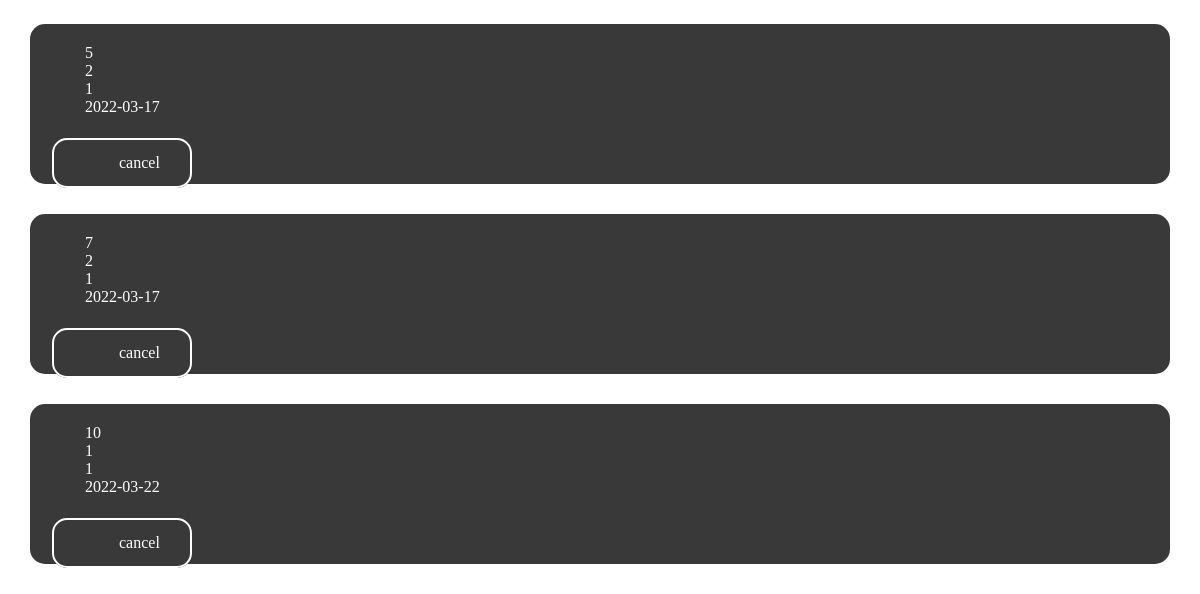
The page /profile (signed in, lower part) on the database as committed earlier.
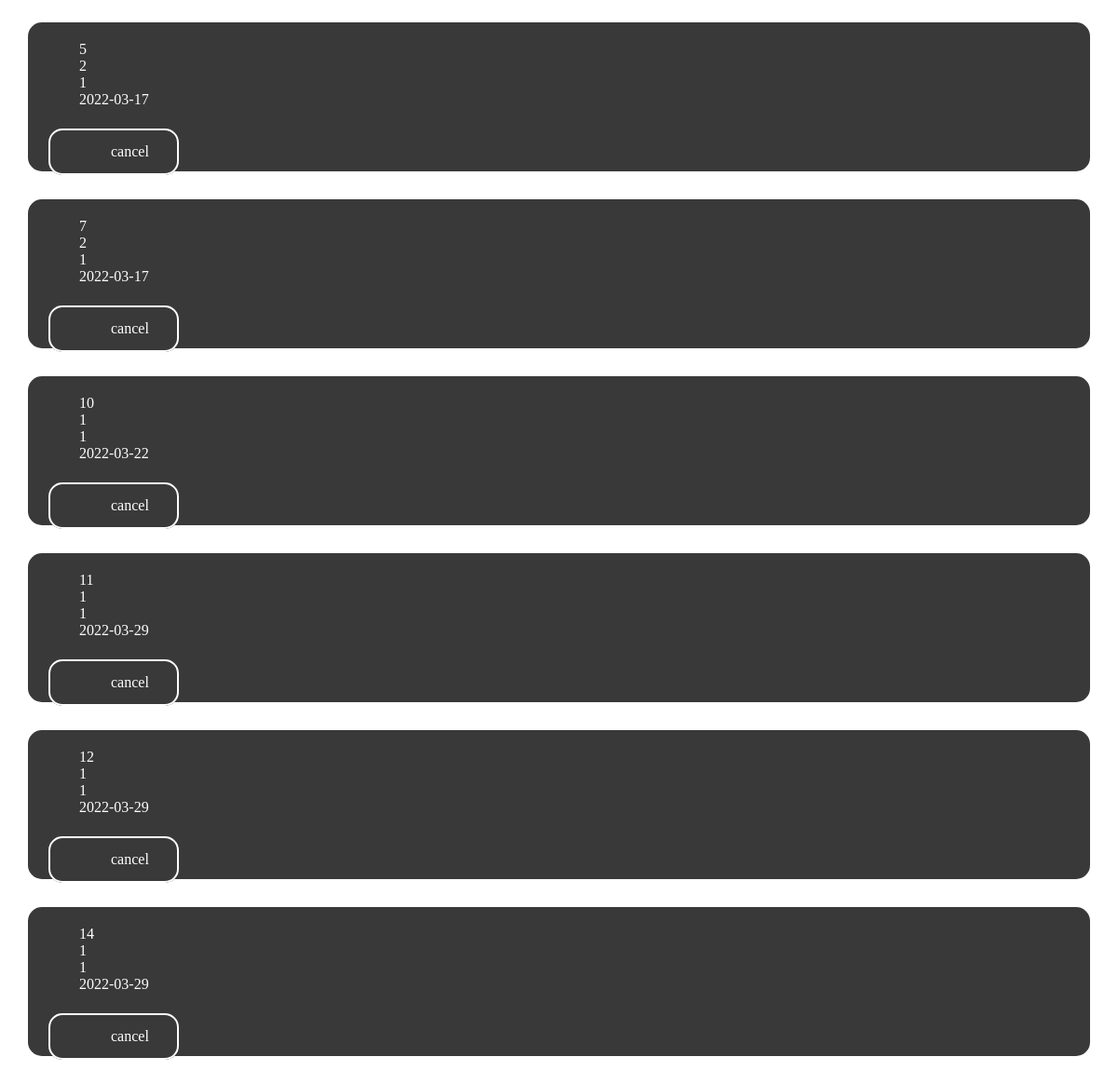
The same page on the database as committed later.
### tables this page shows
CREATE TABLE bookings (
  id INTEGER PRIMARY KEY AUTOINCREMENT,
  booker_id INTEGER NOT NULL,
  dj_id INTEGER NOT NULL,
  created DATE NOT NULL DEFAULT CURRENT_DATE,
  bookedfor DATE NOT NULL DEFAULT CURRENT_DATE,
  FOREIGN KEY (booker_id) REFERENCES users(id)
  FOREIGN KEY (dj_id) REFERENCES djs(id)
);

### app.py (the view)
@app.route('/profile')
def get_profile():
    if  'userinfo' in session:
        if session['userinfo']['type'] == 'dj':
            bookings = db.getDJBookings(session['userinfo']['id'])
            print("here buddy")
            print(session['userinfo']['id'])
            print(bookings)
        elif (session['userinfo']['type'] == 'customer'):
            bookings = db.getCustomerBookings(session['userinfo']['id'])
        else:
            bookings = db.getAllBookings()
        if not bookings :
            bookings = []
        return(render_template('profile.html',user = session['userinfo'],loggedIn = True, bookings = bookings))
    else:
        return(render_template('login.html',error=""))

### db.py (called while the page is built)
def get_db():
    db = None
    if not db:
        try:
            db = sqlite3.connect(
                current_app.config['DATABASE'] )
        except Exception as e:
            print(e)
    return db

def getDJBookings(id):
    db = get_db()
    cur = db.cursor()
    cur.execute("SELECT * FROM bookings where dj_id = (?)", [id])
    try: bookings = list(cur.fetchall())
    except: return False
    print(bookings)
    return bookings

### templates/profile.html (shortened to what this page needs)
{% extends "layout.html" %}
{% block content %}
<div class = "wrapper">
    {%for booking in bookings %}
    <div class = "djContainer">
        <p>{{booking.0}}</p>
        <p>{{booking.1}}</p>
        <p>{{booking.2}}</p>
        <p>{{booking.3}}</p>
        <br>
        <a class= "button" href = "">cancel</a>
    </div>
    {% endfor %}
</div>
{% endblock %}

### templates/layout.html (shortened to what this page needs)
<!DOCTYPE html>
<html>
  <head>
    <link rel = "stylesheet" href="{{ url_for('static',filename='css/main.css') }}">
  </head>
  <body>
      {% block content %}
      {% endblock %}
  </body>
</html>

### static/css/main.css (style rules this page uses)
* { border: 0; padding: 0; margin: 0; }
.djContainer { background-color: #393939; color: white; height:120px; margin: 30px 30px; border-radius: 15px; text-align: left; text-indent: 35px; padding: 20px; }
div a { outline: 2px solid #DCDCDC; outline-offset: -2px; text-decoration: inherit; display: block; color:#DCDCDC; text-align: center; position: relative; padding: 14px 16px; border-radius: 15px; }
.button { color:#ffffff; outline: 2px solid #ffffff; outline-offset: -2px; color:#ffffff ; background-color: #393939; padding: 16px 32px; text-align: center; text-decoration: none; display: inline-block; font-size: 16px; margin: 4px 2px; cursor: pointer; }
.wrapper { position: relative; z-index: 1; height:60% ; width: 100%; margin-top:240px }

Rows that differ between the two databases and show on the page:
added bookings: id "11", booker "1", dj "1", created "2022-03-29"
added bookings: id "12", booker "1", dj "1", created "2022-03-29"
added bookings: id "14", booker "1", dj "1", created "2022-03-29"
